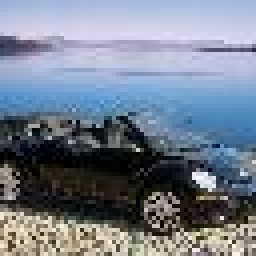
#> input picture dataset-increaser/test/test_104.JPEG, 64 x 64 px (shown 4 times larger)
$ python -i dataset-increaser.py   (imports and definitions only)
#> lines starting #> are read from the running program, lines starting #| are printed output that depends on the picture
from PIL import Image
from PIL import ImageFilter
import os.path
import random

path = "./test"
image_prefix = "test_"
image_suffix = ".JPEG"
output_folder = "./increased_test/"
images = []
increase_factor = 5

num_images = len([f for f in os.listdir(path) if os.path.isfile(os.path.join(path, f))])

# [2 lines not run here, left out]


def apply_transformation(image):
    transformation = random.randint(0, 3)
    result = 0
    if transformation == 0:
        rand_blur = random.randint(2, 10)
        result = image.filter(ImageFilter.GaussianBlur(rand_blur))
    elif transformation == 1:
        rand_resize = random.uniform(0.25, 2.5)
        result = image.resize((int(image.width * rand_resize), int(image.height * rand_resize)))
    else:
        result = image.transpose(Image.FLIP_TOP_BOTTOM)
    return result


# [4 lines not run here, left out]

>>> from PIL import Image
>>> picture = Image.open('test/test_104.JPEG')
#> picture is the input picture: PIL image 64x64 RGB; mean R, G, B 116.8, 126.7, 142.1
>>> result = apply_transformation(picture)
#> in apply_transformation, `result = image.transpose(Image.FLIP_TOP_BOTTOM)`:
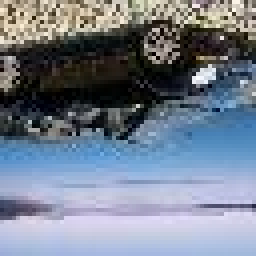
#> result: PIL image 64x64 RGB (shown 4 times larger); mean R, G, B 116.8, 126.7, 142.1

$ run again, on dataset-increaser/test/test_131.JPEG
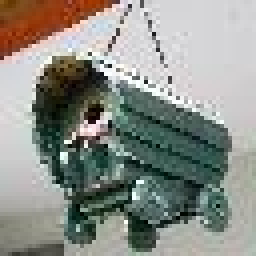
#> input picture dataset-increaser/test/test_131.JPEG, 64 x 64 px (shown 4 times larger)
#> picture is the input picture: PIL image 64x64 RGB; mean R, G, B 141.3, 143.8, 136.8
#> in apply_transformation, `result = image.transpose(Image.FLIP_TOP_BOTTOM)`:
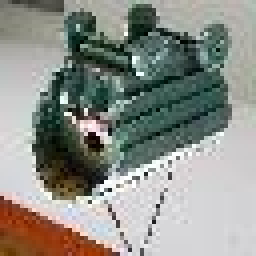
#> result: PIL image 64x64 RGB (shown 4 times larger); mean R, G, B 141.3, 143.8, 136.8

$ run again, on dataset-increaser/test/test_14.JPEG
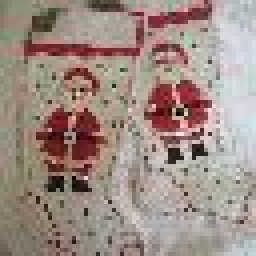
#> input picture dataset-increaser/test/test_14.JPEG, 64 x 64 px (shown 4 times larger)
#> picture is the input picture: PIL image 64x64 RGB; mean R, G, B 158.8, 141.1, 133.3
#> in apply_transformation, `result = image.transpose(Image.FLIP_TOP_BOTTOM)`:
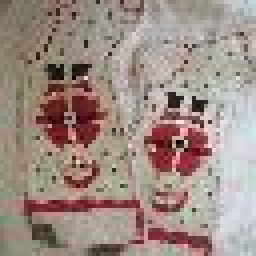
#> result: PIL image 64x64 RGB (shown 4 times larger); mean R, G, B 158.8, 141.1, 133.3

$ run again, on dataset-increaser/test/test_140.JPEG
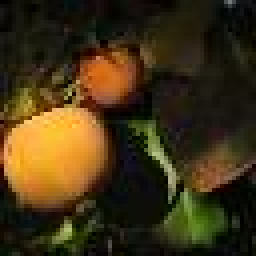
#> input picture dataset-increaser/test/test_140.JPEG, 64 x 64 px (shown 4 times larger)
#> picture is the input picture: PIL image 64x64 RGB; mean R, G, B 65.1, 50.2, 21.8
#> in apply_transformation, `result = image.transpose(Image.FLIP_TOP_BOTTOM)`:
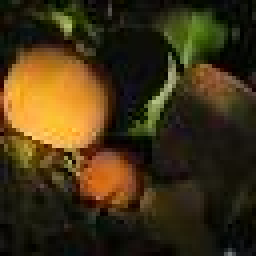
#> result: PIL image 64x64 RGB (shown 4 times larger); mean R, G, B 65.1, 50.2, 21.8
